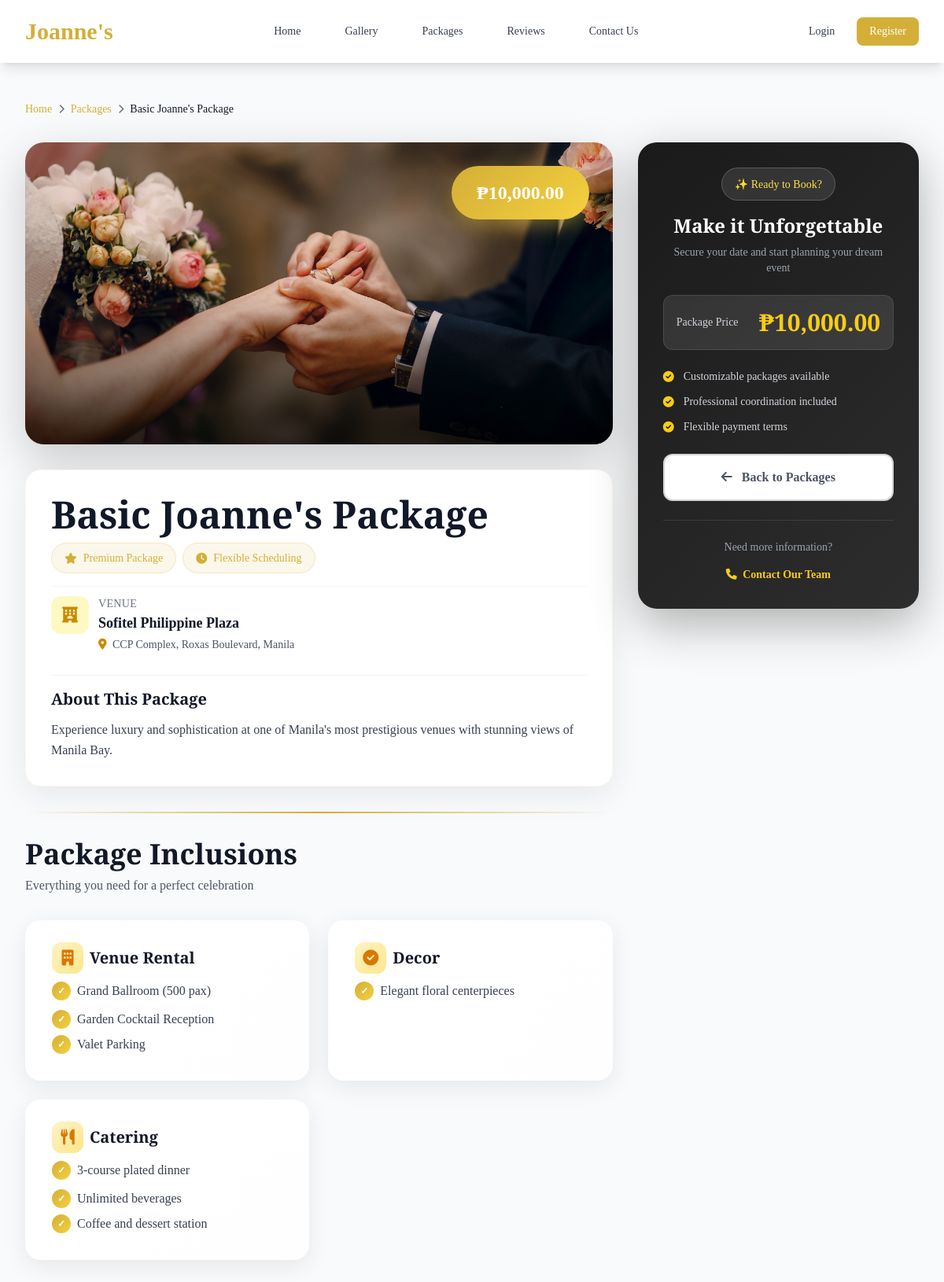
The app's page /packages/view/11 with its own data.
### tables this page shows
CREATE TABLE `packages` (
  `package_id` int(11) NOT NULL,
  `package_name` varchar(255) DEFAULT NULL,
  `hotel_name` varchar(255) DEFAULT NULL,
  `hotel_address` text DEFAULT NULL,
  `hotel_description` text DEFAULT NULL,
  `number_of_guests` int(11) DEFAULT NULL,
  `inclusions` longtext DEFAULT NULL CHECK (json_valid(`inclusions`)),
  `freebies` text DEFAULT NULL,
  `background_image` varchar(255) DEFAULT NULL,
  `price` decimal(10,2) DEFAULT NULL,
  `created_at` timestamp NOT NULL DEFAULT current_timestamp(),
  `is_reserved` tinyint(1) DEFAULT 0
);

### src/Controllers/PackageController.php (called while the page is built, shortened)
<?php
class PackageController {
    private $packageModel;
    public function __construct() {
        require_once __DIR__ . '/../Models/Package.php';
        $this->packageModel = new Package();
    }
    public function show($id)
    {
        $package = $this->packageModel->findByIdWithReservationStatus($id);
        $data = [
            'package' => $package
        ];
        $this->render('packages/show', $data);
    }
    private function render($template, $data = []) {
        extract($data);
        $viewsDir = dirname(__DIR__) . '/Views';
        include $viewsDir . "/{$template}.php";
        include $viewsDir . '/home.php';
    }
}

### src/Models/BaseModel.php (called while the page is built, shortened)
<?php
abstract class BaseModel {
    protected $db;
    protected $table;
    protected $primaryKey = 'id';
    public function __construct() {
        $database = new Database();
        $this->db = $database->connect();
    }
    public function findById($id) {
        $pk = $this->primaryKey;
        $sql = "SELECT * FROM {$this->table} WHERE {$pk} = :id";
        $stmt = $this->db->prepare($sql);
        $stmt->bindValue(':id', $id, PDO::PARAM_INT);
        $stmt->execute();
        return $stmt->fetch();
    }
}

### src/Utils/Database.php (called while the page is built)
<?php
class Database {
    private $host;
    private $port;
    private $dbname;
    private $username;
    private $password;
    private $connection;
    public function __construct() {
        $this->host = $_ENV['DB_HOST'] ?? '127.0.0.1';
        $this->port = $_ENV['DB_PORT'] ?? '3306';
        $this->dbname = $_ENV['DB_NAME'] ?? 'joannes_boutique';
        $this->username = $_ENV['DB_USER'] ?? 'root';
        $this->password = $_ENV['DB_PASS'] ?? '';
    }
    public function connect() {
        if ($this->connection === null) {
            try {
                $dsn = "mysql:host={$this->host};port={$this->port};dbname={$this->dbname};charset=utf8mb4";
                $this->connection = new PDO($dsn, $this->username, $this->password, [
                    PDO::ATTR_ERRMODE => PDO::ERRMODE_EXCEPTION,
                    PDO::ATTR_DEFAULT_FETCH_MODE => PDO::FETCH_ASSOC,
                    PDO::ATTR_EMULATE_PREPARES => false
                ]);
            } catch (PDOException $e) {
                throw new Exception("Connection failed: " . $e->getMessage());
            }
        }
        return $this->connection;
    }
}

### src/Models/Package.php (called while the page is built, shortened)
<?php
class Package extends BaseModel {
public function getPackageReservationStatus($packageId) {
    $currentDate = date('Y-m-d');
    $sql = "SELECT event_date, payment_status
            FROM booking_orders
            WHERE order_type = 'package'
              AND item_id = ?
              AND event_date >= ?
              AND payment_status = 'verified'
            ORDER BY event_date DESC
            LIMIT 1";
    $stmt = $this->db->prepare($sql);
    $stmt->execute([$packageId, $currentDate]);
    $booking = $stmt->fetch();
    return [
        'is_reserved' => false,
        'next_available_date' => null,
        'event_date' => null
    ];
}
public function unlockExpiredPackages() {
    $currentDate = date('Y-m-d');
    $unlocked = [];
    $sql = "SELECT package_id, package_name
            FROM packages
            WHERE is_reserved = 1";
    $stmt = $this->db->prepare($sql);
    $stmt->execute();
    $reservedPackages = $stmt->fetchAll();
    return [
        'unlocked_count' => count($unlocked),
        'unlocked_packages' => $unlocked
    ];
}
public function enrichPackageWithReservationStatus($package) {
    $reservationStatus = $this->getPackageReservationStatus($package['package_id']);
    $package['is_reserved'] = $reservationStatus['is_reserved'] || ($package['is_reserved'] ?? false);
    $package['next_available_date'] = $reservationStatus['next_available_date'];
    $package['event_date'] = $reservationStatus['event_date'];
    return $package;
}
public function findByIdWithReservationStatus($packageId) {
    $this->unlockExpiredPackages();
    $package = $this->findById($packageId);
    return $this->enrichPackageWithReservationStatus($package);
}
}

### src/Views/packages/show.php (the view, shortened to what this page needs)
<div class="bg-gray-50 min-h-screen py-12">
    <div class="max-w-7xl mx-auto px-4 sm:px-6 lg:px-8">
        <nav class="breadcrumb scroll-reveal">
            <a href="/">Home</a>
            <i class="fas fa-chevron-right text-xs"></i>
            <a href="packages">Packages</a>
            <i class="fas fa-chevron-right text-xs"></i>
            <span class="text-gray-900 font-medium"><?php echo htmlspecialchars($package['package_name']); ?></span>
        </nav>
        <div class="grid lg:grid-cols-3 gap-8">
            <div class="lg:col-span-2 space-y-8">
                <div class="details-hero-image h-96 scroll-reveal">
                    <?php if (!empty($package['background_image'])): ?>
                        <img src="<?php echo rtrim(BASE_URL, '/') . '/uploads/' . htmlspecialchars($package['background_image']); ?>"
                             alt="<?php echo htmlspecialchars($package['package_name']); ?>">
                    <?php else: ?>
                        <div class="w-full h-full bg-gradient-to-br from-gray-200 to-gray-300 flex items-center justify-center">
                            <i class="fas fa-crown text-yellow-400 text-8xl opacity-30"></i>
                        </div>
                    <?php endif; ?>
                    <?php if (!empty($package['price'])): ?>
                        <div class="price-badge-large">
                            ₱<?php echo number_format($package['price'], 2); ?>
                        </div>
                    <?php endif; ?>
                </div>
                <div class="info-card scroll-reveal">
                    <div class="space-y-4">
                        <div>
                            <h1 class="font-serif-elegant text-4xl md:text-5xl font-bold text-gray-900 mb-3">
                                <?php echo htmlspecialchars($package['package_name']); ?>
                            </h1>
                            <div class="flex flex-wrap gap-2 mb-4">
                                <span class="feature-highlight">
                                    <i class="fas fa-star"></i>
                                    Premium Package
                                </span>
                                <span class="feature-highlight">
                                    <i class="fas fa-clock"></i>
                                    Flexible Scheduling
                                </span>
                            </div>
                        </div>
                        <?php if (!empty($package['hotel_name'])): ?>
                            <div class="flex items-start gap-3 py-3 border-t border-gray-100">
                                <div class="w-12 h-12 bg-yellow-100 rounded-xl flex items-center justify-center flex-shrink-0">
                                    <i class="fas fa-hotel text-yellow-600 text-xl"></i>
                                </div>
                                <div>
                                    <p class="text-sm text-gray-500 font-medium uppercase tracking-wide">Venue</p>
                                    <p class="text-lg font-semibold text-gray-900"><?php echo htmlspecialchars($package['hotel_name']); ?></p>
                                    <?php if (!empty($package['hotel_address'])): ?>
                                        <p class="text-sm text-gray-600 mt-1">
                                            <i class="fas fa-map-marker-alt text-yellow-600 mr-1"></i>
                                            <?php echo htmlspecialchars($package['hotel_address']); ?>
                                        </p>
                                    <?php endif; ?>
                                </div>
                            </div>
                        <?php endif; ?>
                        <?php if (!empty($package['hotel_description'])): ?>
                            <div class="pt-4 border-t border-gray-100">
                                <h3 class="font-serif-elegant text-xl font-bold text-gray-900 mb-3">About This Package</h3>
                                <p class="text-gray-700 leading-relaxed">
                                    <?php echo nl2br(htmlspecialchars($package['hotel_description'])); ?>
                                </p>
                            </div>
                        <?php endif; ?>
                    </div>
                </div>
                <div class="divider-elegant"></div>
                <div class="scroll-reveal">
                    <div class="mb-8">
                        <h2 class="font-serif-elegant text-3xl md:text-4xl font-bold text-gray-900 mb-2">Package Inclusions</h2>
                        <p class="text-gray-600">Everything you need for a perfect celebration</p>
                    </div>
                    <?php $inc = json_decode($package['inclusions'] ?? '{}', true) ?: []; ?>
                    <?php if (!empty($inc)): ?>
                        <div class="grid grid-cols-1 md:grid-cols-2 gap-6">
                            <?php
                            $iconMap = [
                                'gown' => 'fas fa-tshirt',
                                'suit' => 'fas fa-user-tie',
                                'attire' => 'fas fa-tshirt',
                                'venue' => 'fas fa-building',
                                'catering' => 'fas fa-utensils',
                                'food' => 'fas fa-utensils',
                                'decoration' => 'fas fa-palette',
                                'photography' => 'fas fa-camera',
                                'entertainment' => 'fas fa-music',
                                'coordination' => 'fas fa-clipboard-list'
                            ];
                            foreach ($inc as $label => $items):
                                $icon = 'fas fa-check-circle';
                                foreach ($iconMap as $key => $iconClass) {
                                    if (stripos($label, $key) !== false) {
                                        $icon = $iconClass;
                                        break;
                                    }
                                }
                            ?>
                                <div class="inclusion-card">
                                    <h2 class="font-serif-elegant text-xl font-bold text-gray-900 mb-4">
                                        <span class="inclusion-icon">
                                            <i class="<?php echo $icon; ?>"></i>
                                        </span>
                                        <?php echo htmlspecialchars($label); ?>
                                    </h2>
                                    <ul class="space-y-2">
                                        <?php foreach ($items as $it): ?>
                                            <li class="text-gray-700"><?php echo htmlspecialchars($it); ?></li>
                                        <?php endforeach; ?>
                                    </ul>
                                </div>
                            <?php endforeach; ?>
                        </div>
                    <?php endif; ?>
                </div>
            </div>
            <div class="lg:col-span-1">
                <div class="sticky-booking scroll-reveal">
                    <div class="text-center mb-6">
                        <div class="inline-block px-4 py-2 bg-white/10 rounded-full backdrop-blur-sm border border-white/20 mb-4">
                            <span class="text-yellow-300 text-sm font-medium">✨ Ready to Book?</span>
                        </div>
                        <h3 class="font-serif-elegant text-2xl font-bold mb-2">Make it Unforgettable</h3>
                        <p class="text-gray-400 text-sm">Secure your date and start planning your dream event</p>
                    </div>
                    <?php if (!empty($package['price'])): ?>
                        <div class="bg-white/10 rounded-xl p-4 mb-6 backdrop-blur-sm border border-white/10">
                            <div class="flex justify-between items-center">
                                <span class="text-gray-300 text-sm">Package Price</span>
                                <span class="font-serif-elegant text-3xl font-bold text-yellow-400">
                                    ₱<?php echo number_format($package['price'], 2); ?>
                                </span>
                            </div>
                        </div>
                    <?php endif; ?>
                    <div class="space-y-3 mb-6">
                        <div class="flex items-center gap-3 text-sm text-gray-300">
                            <i class="fas fa-check-circle text-yellow-400"></i>
                            <span>Customizable packages available</span>
                        </div>
                        <div class="flex items-center gap-3 text-sm text-gray-300">
                            <i class="fas fa-check-circle text-yellow-400"></i>
                            <span>Professional coordination included</span>
                        </div>
                        <div class="flex items-center gap-3 text-sm text-gray-300">
                            <i class="fas fa-check-circle text-yellow-400"></i>
                            <span>Flexible payment terms</span>
                        </div>
                    </div>
                    <div class="space-y-3">
                        <a href="packages"
                           class="block w-full px-6 py-4 btn-outline-elegant rounded-xl font-semibold text-center bg-white">
                            <span>
                                <i class="fas fa-arrow-left mr-2"></i>
                                Back to Packages
                            </span>
                        </a>
                    </div>
                    <div class="mt-6 pt-6 border-t border-white/10 text-center">
                        <p class="text-gray-400 text-sm mb-3">Need more information?</p>
                        <a href="contact" class="text-yellow-400 hover:text-yellow-300 text-sm font-semibold transition-colors">
                            <i class="fas fa-phone mr-1"></i>
                            Contact Our Team
                        </a>
                    </div>
                </div>
            </div>
        </div>
    </div>
</div>

### records on screen
packages: package_name "Basic Joanne's Package", background_image (picture), price "10,000.00", hotel_name "Sofitel Philippine Plaza", hotel_address "CCP Complex, Roxas Boulevard, Manila", hotel_description "Experience luxury and sophistication at one of Manila's most prestigious venues with stunning views of Manila Bay."

### other values on screen
$label "Venue Rental"
$it "Grand Ballroom (500 pax)"
$it "Garden Cocktail Reception"
$it "Valet Parking"
$label "Decor"
$it "Elegant floral centerpieces"
$label "Catering"
$it "3-course plated dinner"
$it "Unlimited beverages"
$it "Coffee and dessert station"
